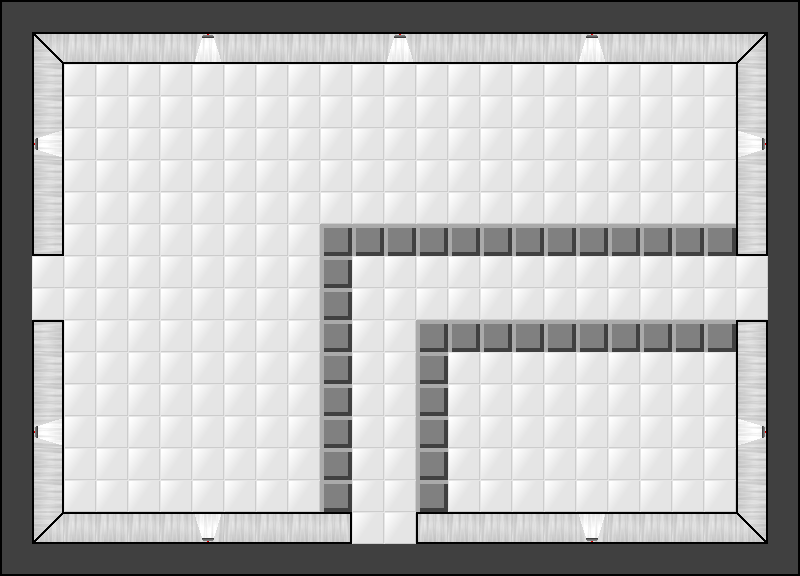

A level layout from a 2D game, rendered from its tile map. Below: a short description, then the map file with tile-grid data replaced by summaries:
An orthogonal 25x18 tile map with 32x32 px tiles, 2 tile layers (Tile Layer 2, Tile Layer 1) and 3 objects (3x door).

<map version="1.0" orientation="orthogonal" width="25" height="18" tilewidth="32" tileheight="32">
 <tileset firstgid="1" name="tile" tilewidth="32" tileheight="32">
  <image source="../graphics/room_tileset.png" width="192" height="256" />
 </tileset>
 <layer name="Tile Layer 2" width="25" height="18">
  <data>[450 cells, 450 non-empty, 2 distinct tile ids]</data>
 </layer>
 <layer name="Tile Layer 1" width="25" height="18">
  <data>[450 cells, 184 non-empty, 23 distinct tile ids]</data>
 </layer>
 <objectgroup name="Object Layer 1" width="25" height="18">
  <object name="DOOR" type="door" x="32" y="256" width="32" height="64" />
  <object name="DOOR" type="door" x="736" y="256" width="32" height="64" />
  <object name="DOOR" type="door" x="352" y="512" width="64" height="32" />
 </objectgroup>
</map>
